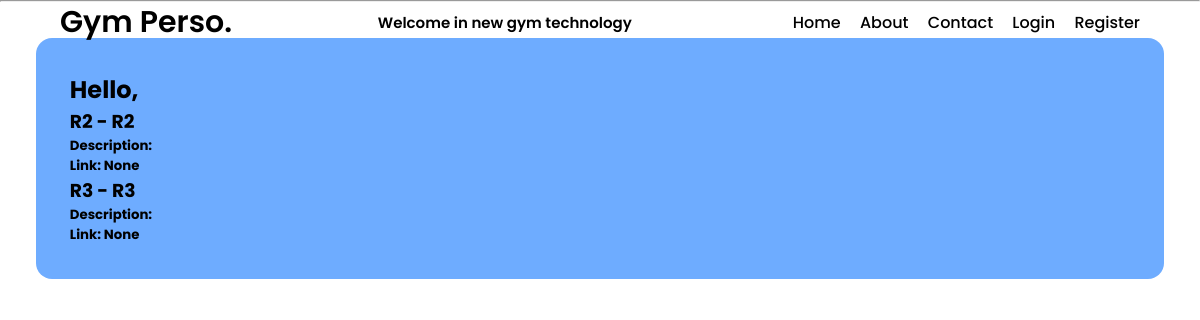
The page /orders/result/380/ on the database its author committed.
### orders/models.py (models this page shows)
class OrderResultItem(models.Model):
    order_result = models.ForeignKey(OrderResult, on_delete=models.DO_NOTHING, default=None, blank=True,null=True)
    result_category = models.ForeignKey(ResultCategory, on_delete=models.DO_NOTHING, default=None, blank=True, null=True)
    result_item = models.ForeignKey(ResultItem, on_delete=models.DO_NOTHING, default=None, blank=True,null=True)

### core/models.py (models this page shows, shortened)
class ResultItem(models.Model):
    slug = models.CharField(max_length=100, default=None, blank=True, null=True, help_text="is autocomplete")
    name = models.CharField(max_length=255, default=None, blank=True, null=True)
    description = models.TextField(default=None, blank=True, null=True)
    url = models.URLField(default=None, blank=True, null=True, help_text="link to video")
    category = models.ForeignKey(ResultCategory, on_delete=models.DO_NOTHING, default=None, blank=True, null=True)
    def __str__(self):
        return f'{self.name + " - " + self.slug}'

### orders/views.py (the view)
# urls.py: path('result/<str:result_id>/', views.result, name='result')
def result(request, result_id):
    order_result = OrderResult.objects.filter(id=result_id).last()
    result = OrderResultItem.objects.filter(order_result=result_id).all()
    return render(request, 'result.html',{'result': result})

### templates/result.html (shortened to what this page needs)
{% include 'base.html' %}
<body>
    {% include 'navbar.html' %}
    {% block content %}
    <section class="content padding">
        <div class="container padding">
            <h1> Hello, </h1>
            <form method="post">
                {% for r in result%}
                    <h3> {{r.result_item}} </h3>
                    <h5> Description: {{r.result_item.description}} </h5>
                    <h5> Link: {{r.result_item.url}} </h5>
                {%endfor%}
            </form>
        </div>
    </section>
</body>
{% endblock %}
</html>

### static/style.css (style rules this page uses)
:root { --clr-background: #ffffff; --clr-text-black:#444444; --clr-text-white: #ffffff; --clr-text-background: #444444; --clr-container-background:#006eff91; }
* { margin: 0; padding: 0; box-sizing: border-box; font-family: 'Poppins','sans-serif'; }
.content { flex-grow: 1; flex-direction: column; justify-content: center; align-items: center; width: auto; }
.container { flex-grow: 1; flex-direction: column; overflow: hidden; justify-content: center; align-items: center; background-color: var(--clr-container-background); }
.padding { padding: 3%; border-radius: 1rem; }

### rows shown on the page
OrderResultItem: result_item "R2 - R2", result_item "None"
OrderResultItem: result_item "R3 - R3", result_item "None"
